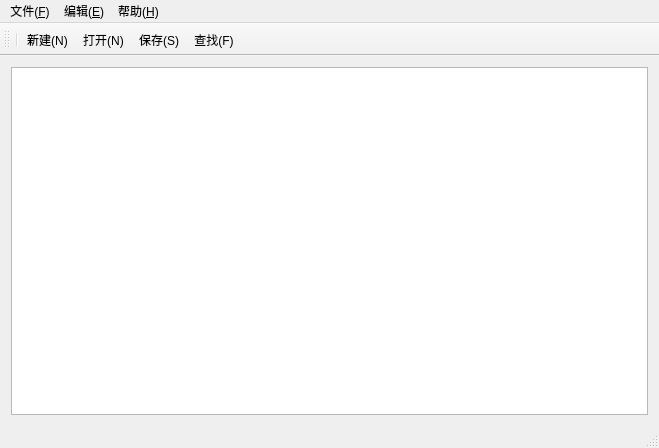
<?xml version="1.0" encoding="UTF-8"?>
<ui version="4.0">
 <class>MainWindow</class>
 <widget class="QMainWindow" name="MainWindow">
  <property name="geometry">
   <rect>
    <x>0</x>
    <y>0</y>
    <width>659</width>
    <height>448</height>
   </rect>
  </property>
  <property name="windowTitle">
   <string>MainWindow</string>
  </property>
  <widget class="QWidget" name="centralWidget">
   <layout class="QGridLayout" name="gridLayout">
    <item row="0" column="0">
     <widget class="QTextEdit" name="textEdit"/>
    </item>
   </layout>
  </widget>
  <widget class="QMenuBar" name="menuBar">
   <property name="geometry">
    <rect>
     <x>0</x>
     <y>0</y>
     <width>659</width>
     <height>23</height>
    </rect>
   </property>
   <widget class="QMenu" name="menu">
    <property name="title">
     <string>文件(&amp;F)</string>
    </property>
    <addaction name="action_N"/>
    <addaction name="actionopen"/>
    <addaction name="actionclose"/>
    <addaction name="separator"/>
    <addaction name="actionsave"/>
    <addaction name="actionsaveas"/>
    <addaction name="separator"/>
    <addaction name="actionexit"/>
   </widget>
   <widget class="QMenu" name="menu_2">
    <property name="title">
     <string>编辑(&amp;E)</string>
    </property>
    <addaction name="actionreturn"/>
    <addaction name="separator"/>
    <addaction name="actioncut"/>
    <addaction name="actioncopy"/>
    <addaction name="actionpaste"/>
    <addaction name="separator"/>
    <addaction name="actionfind"/>
   </widget>
   <widget class="QMenu" name="menu_H">
    <property name="title">
     <string>帮助(&amp;H)</string>
    </property>
    <addaction name="actionversion"/>
   </widget>
   <addaction name="menu"/>
   <addaction name="menu_2"/>
   <addaction name="menu_H"/>
  </widget>
  <widget class="QToolBar" name="mainToolBar">
   <attribute name="toolBarArea">
    <enum>TopToolBarArea</enum>
   </attribute>
   <attribute name="toolBarBreak">
    <bool>true</bool>
   </attribute>
   <addaction name="separator"/>
   <addaction name="action_N"/>
   <addaction name="actionopen"/>
   <addaction name="actionsave"/>
   <addaction name="actionfind"/>
  </widget>
  <widget class="QStatusBar" name="statusBar"/>
  <action name="action_N">
   <property name="icon">
    <iconset resource="myicon.qrc">
     <normaloff>:/myimages/image/new.png</normaloff>:/myimages/image/new.png</iconset>
   </property>
   <property name="text">
    <string>新建(&amp;N)</string>
   </property>
   <property name="shortcut">
    <string>Ctrl+N</string>
   </property>
  </action>
  <action name="actionopen">
   <property name="icon">
    <iconset resource="myicon.qrc">
     <normaloff>:/myimages/image/open.png</normaloff>:/myimages/image/open.png</iconset>
   </property>
   <property name="text">
    <string>打开(&amp;N)</string>
   </property>
   <property name="shortcut">
    <string>Ctrl+O</string>
   </property>
  </action>
  <action name="actionclose">
   <property name="text">
    <string>关闭(&amp;C)</string>
   </property>
   <property name="shortcut">
    <string>Ctrl+W</string>
   </property>
  </action>
  <action name="actionsave">
   <property name="icon">
    <iconset resource="myicon.qrc">
     <normaloff>:/myimages/image/saveas.png</normaloff>:/myimages/image/saveas.png</iconset>
   </property>
   <property name="text">
    <string>保存(&amp;S)</string>
   </property>
   <property name="shortcut">
    <string>Ctrl+S</string>
   </property>
  </action>
  <action name="actionsaveas">
   <property name="icon">
    <iconset resource="myicon.qrc">
     <normaloff>:/myimages/image/saveas.png</normaloff>:/myimages/image/saveas.png</iconset>
   </property>
   <property name="text">
    <string>另存为(&amp;A)</string>
   </property>
  </action>
  <action name="actionexit">
   <property name="text">
    <string>退出(&amp;X)</string>
   </property>
   <property name="shortcut">
    <string>Ctrl+Q</string>
   </property>
  </action>
  <action name="actionreturn">
   <property name="text">
    <string>撤销(&amp;Z)</string>
   </property>
   <property name="shortcut">
    <string>Ctrl+Z</string>
   </property>
  </action>
  <action name="actioncut">
   <property name="text">
    <string>剪切(&amp;X)</string>
   </property>
   <property name="shortcut">
    <string>Ctrl+X</string>
   </property>
  </action>
  <action name="actioncopy">
   <property name="text">
    <string>复制(&amp;C)</string>
   </property>
   <property name="shortcut">
    <string>Ctrl+C</string>
   </property>
  </action>
  <action name="actionpaste">
   <property name="text">
    <string>粘贴(&amp;V)</string>
   </property>
   <property name="shortcut">
    <string>Ctrl+V</string>
   </property>
  </action>
  <action name="actionfind">
   <property name="icon">
    <iconset resource="myicon.qrc">
     <normaloff>:/myimages/image/find.png</normaloff>:/myimages/image/find.png</iconset>
   </property>
   <property name="text">
    <string>查找(&amp;F)</string>
   </property>
   <property name="shortcut">
    <string>Ctrl+F</string>
   </property>
  </action>
  <action name="actionversion">
   <property name="text">
    <string>版本说明</string>
   </property>
   <property name="shortcut">
    <string>Ctrl+H</string>
   </property>
  </action>
 </widget>
 <layoutdefault spacing="6" margin="11"/>
 <resources>
  <include location="myicon.qrc"/>
 </resources>
 <connections/>
</ui>
